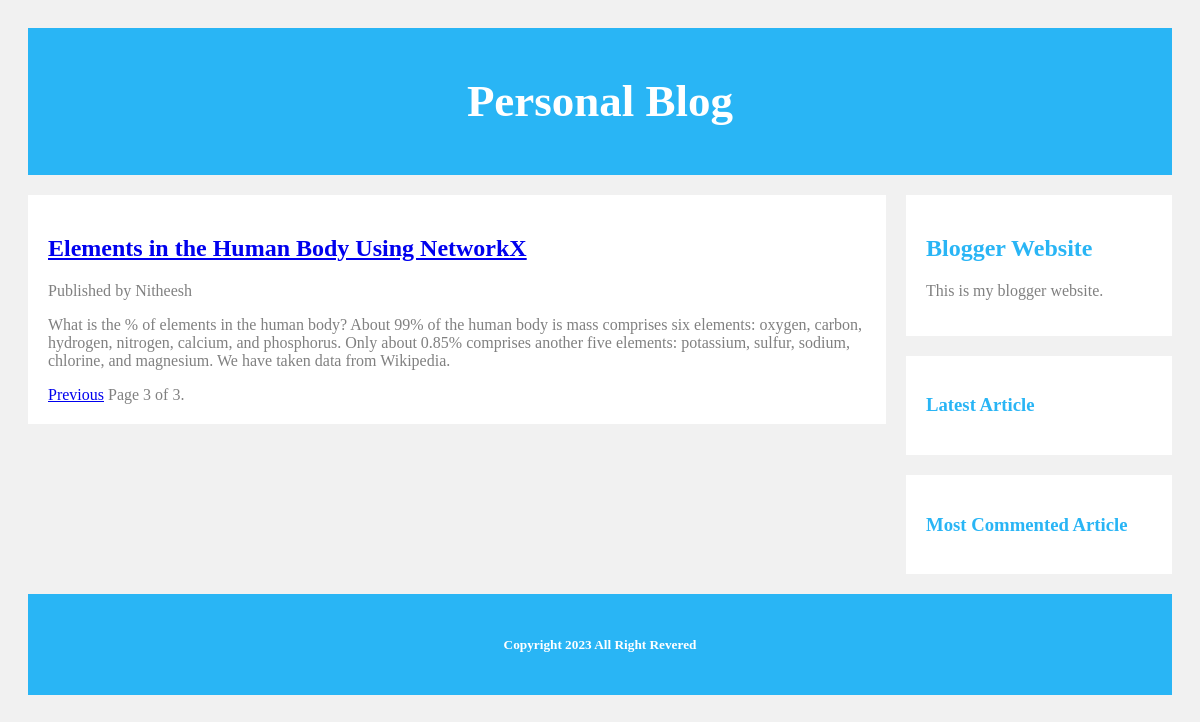
/blog/?page=3, run on an earlier commit of the app's database.
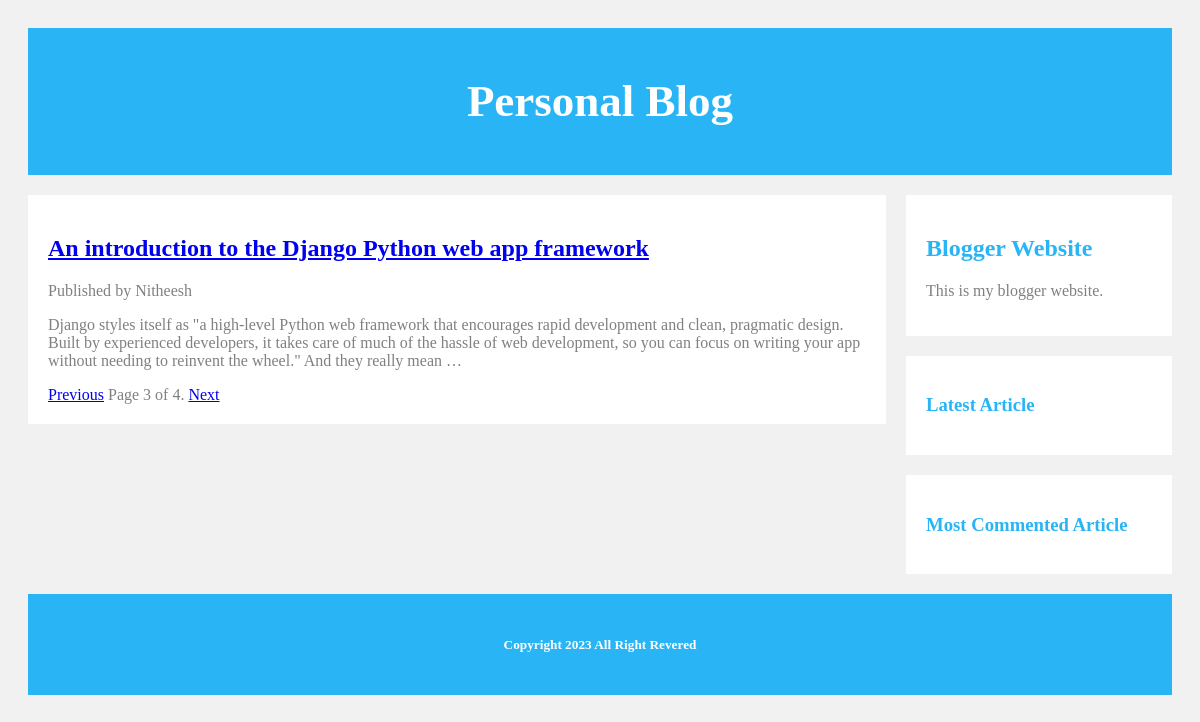
And on a later commit of the database.
### blog/models.py (models this page shows, shortened)
class Article(models.Model):
    class ArticlePublishedManager(models.Manager):
        def get_queryset(self):
            return super().get_queryset().filter(status=Article.Status.PUBLISHED)
            pass
        pass
    class Status(models.TextChoices):
        DRAFT = 'DF', 'Draft'
        PUBLISHED = 'PB', 'Published'
    author = models.ForeignKey(User, on_delete=models.CASCADE, related_name='blog_articles')
    title = models.CharField(max_length=250)
    slug = models.SlugField(max_length=250, unique_for_date='published')
    body = models.TextField()
    published = models.DateTimeField(default=timezone.now)
    created = models.DateTimeField(auto_now_add=True)
    updated = models.DateTimeField(auto_now=True)
    status = models.CharField(max_length=2, choices=Status.choices, default=Status.DRAFT)
    objects = models.Manager() #The default manager
    publishedArticles = ArticlePublishedManager() #The custom manager
    class Meta:
        ordering = ['-published']
        indexes = [
            models.Index(fields=['-published'])
        ]
    def get_canonical_url(self):
        return reverse('blog:article_details',
                        args=[
                                self.published.year,
                                self.published.month,
                                self.published.day,
                                self.slug
                            ]
                        )
        pass
    pass

### blog/views.py (the view)
# urls.py: path('', views.list_of_articles, name="list_of_articles"),
def list_of_articles(request):
    articles = Article.publishedArticles.all()
    paginator = Paginator(articles, 1)
    page_number = request.GET.get('page', 1)
    try:
        articles = paginator.page(page_number)
    except EmptyPage:
        articles = paginator.page(paginator.num_pages)
    except PageNotAnInteger:
        articles = paginator.page(1)
    return render(request, 'blog/list.html', {'articles': articles})

### blog/templates/blog/list.html (shortened to what this page needs)
{% extends "blog/base.html" %}
{% block content %}
    {% for article in articles %}
        <h2>
            <a href="{{ article.get_canonical_url }}">
                {{ article.title }}
            </a>
        </h2>
        <p>
            Published {{ article.publish }} by {{ article.author }}
        </p>
        {{ article.body|truncatewords:50|linebreaks }}
    {% endfor %}
    {% include "blog/pagination.html" with page=articles %}
{% endblock %}

### blog/templates/blog/base.html (shortened to what this page needs)
{% load static %}
<!DOCTYPE html>
<html>
<head>
    <link href="{% static 'css/style.css' %}" rel="stylesheet">
</head>
<body>
    <div class="header">
        <h2>Personal Blog</h2>
    </div>
    <div class="row">
        <div class="leftcolumn">
            <div class="card">
                {% block content %}
                {% endblock %}
            </div>
        </div>
        <div class="rightcolumn">
            <div class="card">
                <h2>Blogger Website</h2>
                <p>This is my blogger website.</p>
            </div>
            <div class="card">
                <h3>Latest Article</h3>
            </div>
            <div class="card">
                <h3>Most Commented Article</h3>
            </div>
        </div>
    </div>
    <div class="footer">
        <h5>Copyright 2023 All Right Revered </h5>
    </div>
</body>
</html>

### blog/templates/blog/pagination.html
<div class="pagination">
    <span class="pagination-links">
        {% if page.has_previous %}
            <a href="?page={{ page.previous_page_number }}">Previous</a>
        {% endif %}
        <span class="current">
            Page {{ page.number }} of {{ page.paginator.num_pages }}.
        </span>
        {% if page.has_next %}
            <a href="?page={{ page.next_page_number }}">Next</a>
        {% endif %}
    </span>
</div>

### blog/static/css/style.css (style rules this page uses)
* { box-sizing: border-box; }
body { font-family: "Baskerville"; padding: 20px; background: #f1f1f1; }
.header { padding: 10px; font-size: 30px; text-align: center; background: #29B5F5; color: #ffffff; }
.header h2 { color: #ffffff; }
.leftcolumn { float: left; width: 75%; }
.rightcolumn { float: left; width: 25%; padding-left: 20px; }
.card { background-color: white; padding: 20px; margin-top: 20px; color: grey; font-size: 16px; }
.card h2 { color: #29B5F5; font-family: "Book Antiqua"; }
.card h3 { color: #29B5F5; font-family: "Book Antiqua"; }
.row:after { content: ""; display: table; clear: both; }
.footer { padding: 20px; text-align: center; background: #29B5F5; margin-top: 20px; color: #ffffff; }

What changed in the data, as far as the page shows it:
no longer on this page (row unchanged): Article: title "Elements in the Human Body Using NetworkX", author "Nitheesh", body "What is the % of elements in the human body? About 99% of the human body is mass comprises six elements: oxygen, carbon, hydrogen, nitrogen, calcium, and phosphorus. Only about 0.85% comprises another five elements: potassium, sulfur, sodium, chlorine, and magnesium. We have taken data from Wikipedia."
now on this page (row edited): Article: title "An introduction to the Django Python web app framework", author "Nitheesh", body "Django styles itself as \"a high-level Python web framework that encourages rapid development and clean, pragmatic design. Built by experienced developers, it takes care of much of the hassle of web development, so you can focus on writing your app without needing to reinvent the wheel.\" And they really mean …"
Also different on the page:
{{ page.paginator.num_pages }}: "3" → "4"
text now shown: "Next"
